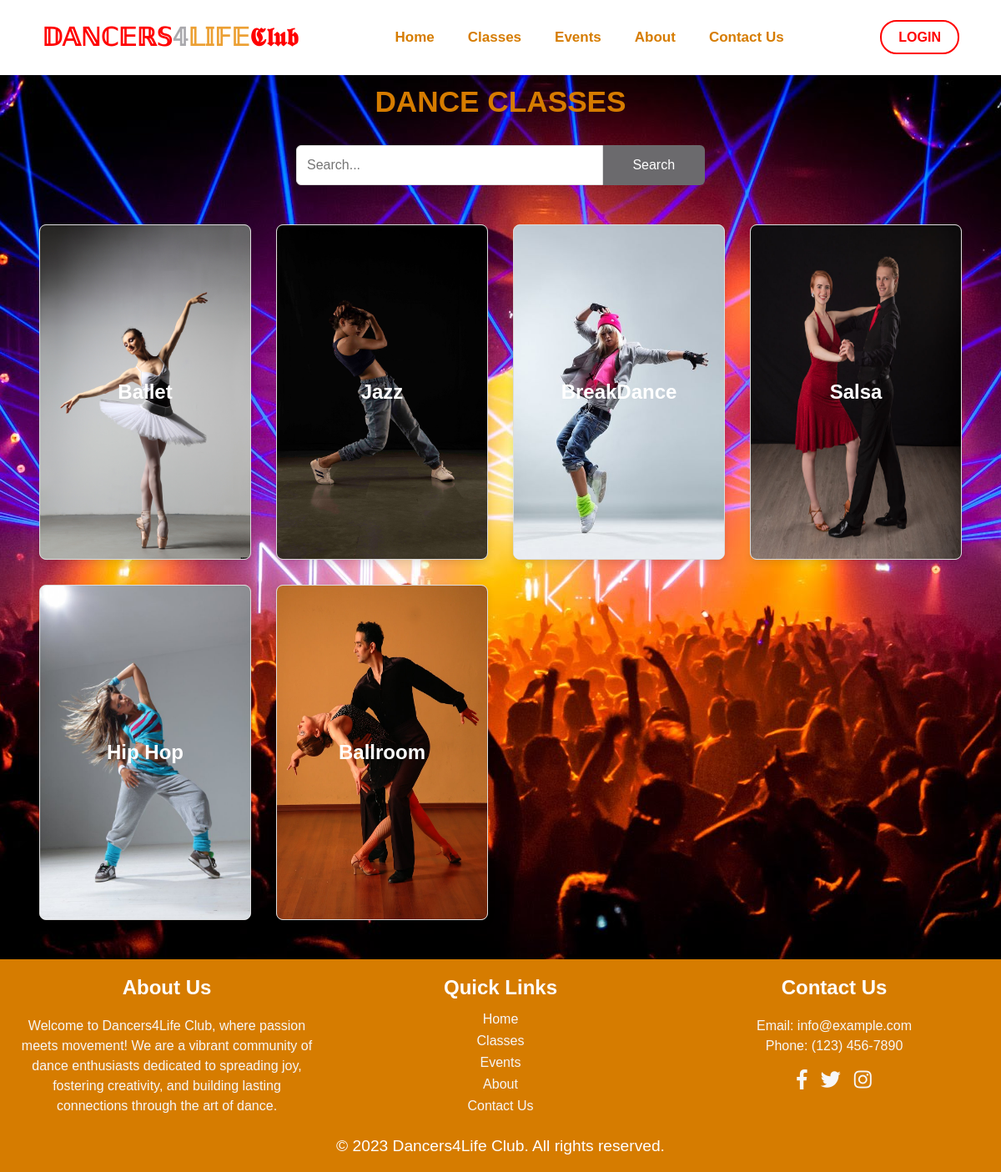
/classes/, run on the app's committed database.
### dancersite/models.py (models this page shows, shortened)
class danceClasse(models.Model):
    name = models.CharField(max_length=100)
    image = models.ImageField(default="", upload_to="classes")
    description = models.TextField()
    startDate = models.DateField()
    duration = models.CharField(max_length=10)
    price = models.IntegerField()

### dancersite/views.py (the view)
# urls.py: path("classes/", views.classes, name="classes"),
def classes(request):
    classes = danceClasse.objects.order_by('-id')
    search_query = request.GET.get('search')
    if search_query:
        classes = classes.filter(name__icontains=search_query)
    paginator = Paginator(classes, 10)
    page_number = request.GET.get('page', 1)
    page = paginator.get_page(page_number)
    if page.has_next():
        next_url = f'?page={page.next_page_number()}'
        if search_query:
            next_url += f'&search={search_query}'
    else:
        next_url = ''
    if page.has_previous():
        previous_url = f'?page={page.previous_page_number()}'
        if search_query:
            previous_url += f'&search={search_query}'
    else:
        previous_url = ''
    current_classes = page.object_list
    if not current_classes and search_query:
        not_found_message = f'No results found for "{search_query}"'
    else:
        not_found_message = ''
    return render(request, 'pages/classes.html', {'classes': current_classes, 'page': page, 'next_url': next_url, 'previous_url': previous_url, 'search_query': search_query, 'not_found_message': not_found_message})

### dancersite/templates/pages/classes.html (shortened to what this page needs)
{% extends 'base.html' %}
{% load static %}
{% block content %}
  {% if not_found_message %}
    <section style="margin-top: 70px;">
      <h2>Dance Classes</h2>
      <div class="search-container">
        <form action="{% url 'classes' %}" method="get">
          {% csrf_token %}
          <div class="query-box">
            <input type="search" class="search-box" name="search" placeholder="Search..." value="{{ request.GET.search }}" required />
            <button type="submit" class="search-button">Search</button>
          </div>
        </form>
      </div>
      <div class="not-found">
        <p>{{ not_found_message }}</p>
      </div>
    </section>
  {% else %}
    <section style="margin-top: 70px;">
      <h2>Dance Classes</h2>
      <div class="search-container">
        <form action="{% url 'classes' %}" method="get">
          <div class="query-box">
            <input type="search" class="search-box" name="search" placeholder="Search..." value="{{ request.GET.search }}" required />
            <button type="submit" class="search-button">Search</button>
          </div>
        </form>
      </div>
      <div id="classContainer">
        {% for class in classes %}
          <div class="card">
            <img src="{{ class.image.url }}" alt="{{ class.name }} Class" />
            <h3 class="className">{{ class.name }}</h3>
          </div>
        {% endfor %}
      </div>
    </section>
  {% endif %}
{% endblock %}

### static/css/styles.css (style rules this page uses)
* { padding: 0; margin: 0; box-sizing: border-box; }
body { font-family: Arial, sans-serif; background: url('../assets/background.jpg') no-repeat fixed center; }
section { padding: 2em; }
section h2 { font-size: 2.2em; color: #d67c00; margin-bottom: 20px; text-align: center; text-transform: uppercase; }
#homeClassContainer, #classContainer, #eventContainer { display: flex; flex-wrap: wrap; margin: 0; padding: 0; }
.search-container { max-width: 500px; width: 100%; text-align: center; margin: 2em auto; }
.query-box { display: flex; margin: 5px; }
.search-box { height: 48px; width: 75%; padding: 12px; font-size: 16px; border: 1px solid #ddd; border-radius: 0.375rem 0 0 0.375rem; outline: none; }
.search-button { height: 48px; width: 25%; background-color: #6b6a6d; color: #fff; border: none; border-radius: 0 0.375rem 0.375rem 0; cursor: pointer; font-size: 16px; }
.card, .event-card { position: relative; margin-bottom: 40px; border: 1px solid #ddd; background-color: #fff; border-radius: 8px; overflow: hidden; box-shadow: 0 4px 8px rgba(0, 0, 0, 0.1); transition: transform 0.3s ease-in-out, box-shadow 0.3s ease-in-out; width: calc(25% - 30px); margin: 15px; box-sizing: border-box; clear: both; }
.card .className, .event-card .className { position: absolute; top: 50%; left: 50%; transform: translate(-50%, -50%); color: #fff; font-size: 1.5em; text-align: center; width: 100%; margin: 0; padding: 0; }
.card img, .event-card img { width: 100%; height: 400px; transition: transform 0.3s ease-in-out; vertical-align: top; }
.card:after, .event-card:after { content: ""; display: table; clear: both; }
.card, .event-card { animation: fadeIn 0.5s ease-in-out; }

### data on the page
danceClasse: image (picture), name "Ballet"
danceClasse: image (picture), name "Jazz"
danceClasse: image (picture), name "BreakDance"
danceClasse: image (picture), name "Salsa"
danceClasse: image (picture), name "Hip Hop"
danceClasse: image (picture), name "Ballroom"
